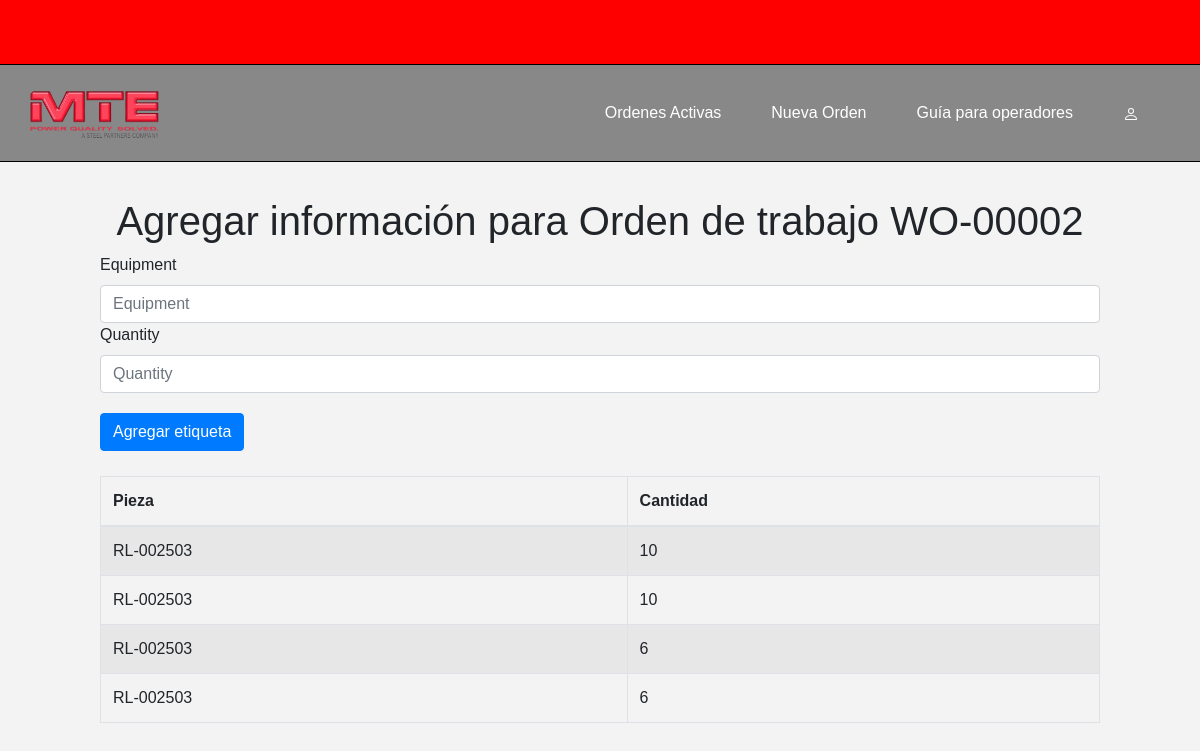
The app's page /OrdenesTrabajo/4/etiquetas with its own data.
### polls/models.py (models this page shows, shortened)
class work_orders(models.Model):
    order_number = models.CharField(max_length=50, unique=True)
    pub_date = models.DateTimeField(auto_now_add=True)
    is_active = models.BooleanField(default=True)

class equipment_labels (models.Model):
    work_orders = models.ForeignKey(work_orders, on_delete=models.CASCADE, related_name='piezas')
    equipment = models.CharField(max_length=18)
    quantity = models.IntegerField(default=0)
    pub_date = models.DateTimeField(auto_now_add=True)

### polls/views.py (the view, shortened to what this page needs)
# urls.py: path("OrdenesTrabajo/<int:pk>/etiquetas", CreateLabelView.as_view(), name="etiquetas"),
class CreateLabelView(CreateView):
    model = equipment_labels
    template_name = "polls/add_tag.html"
    fields = ["equipment", "quantity"]
    def get_context_data(self, **kwargs):
        context = super().get_context_data(**kwargs)
        order = get_object_or_404(work_orders, pk=self.kwargs["pk"])
        context["order"] = get_object_or_404(work_orders, pk=self.kwargs["pk"])
        context["tags"] = order.piezas.all()
        return context

### polls/templates/polls/add_tag.html (shortened to what this page needs)
{% extends "polls/base.html" %}
{% block content %}
<center>
    <h1> Agregar información para Orden de trabajo
        {{ order.order_number }}
    </h1>
</center>
<form method="post" action="">
        <label for="equipment"> Equipment </label>
        <input type="text" id="equipment" name="equipment" class="form-control" placeholder="Equipment" required>
        <label for ="quantity"> Quantity </label>
        <input type="number" id="quantity" name="quantity" class="form-control" placeholder="Quantity" required>
        <button type="submit" class="btn btn-primary" style="margin-top: 20px;"> Agregar etiqueta </button>
</form>
<table class="table table-striped table-bordered table-hover" style="margin-top: 25px;">
    <thead class="tables-success">
        <tr>
            <th scope="col"> Pieza </th>
            <th scope="col"> Cantidad </th>
        </tr>
    </thead>
    <tbody>
        {% for tag in tags %}
            <tr>
                <td> {{tag.equipment}} </td>
                <td> {{tag.quantity}} </td>
            </tr>
        {% endfor %}
    </tbody>
</table>
{% endblock %}

### polls/templates/polls/base.html (style rules this page uses)
body { font-family: Arial, sans-serif; background-color: #f3f3f3; }

### records on screen
work_orders: order_number "WO-00002"
equipment_labels: equipment "RL-002503", quantity "10"
equipment_labels: equipment "RL-002503", quantity "10"
equipment_labels: equipment "RL-002503", quantity "6"
equipment_labels: equipment "RL-002503", quantity "6"
